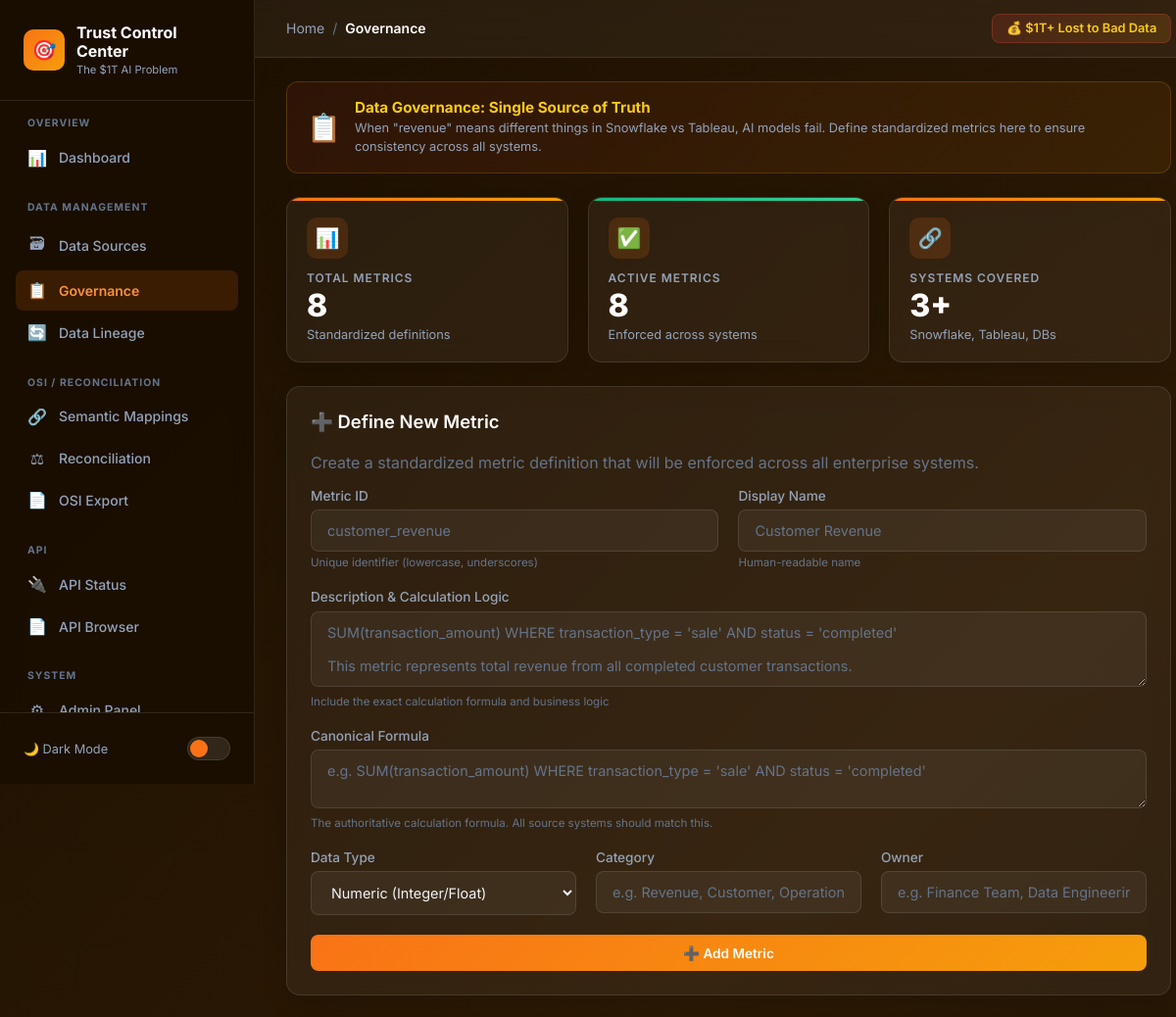
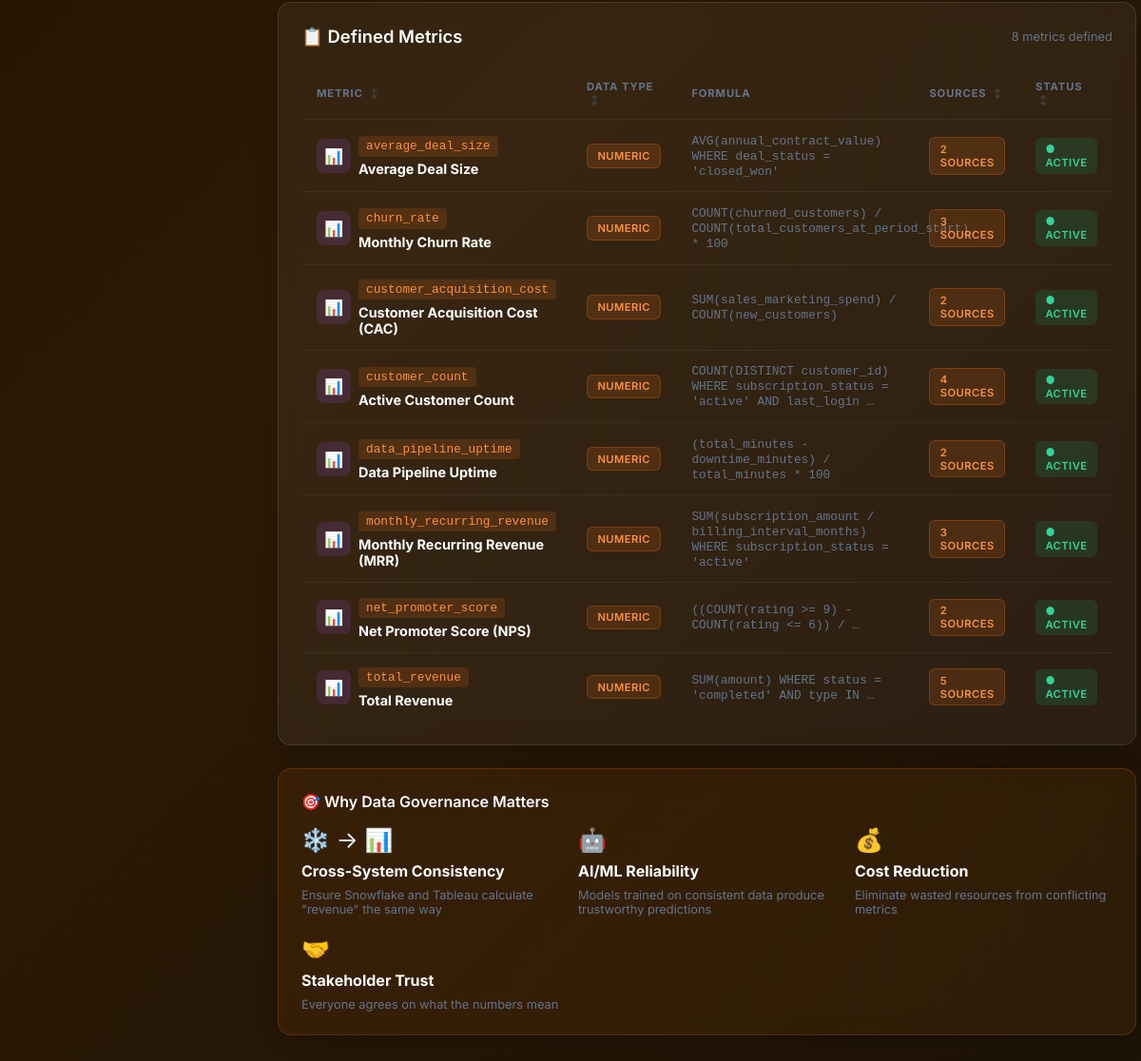
Page /governance/ on the committed database (2 pictures, top to bottom).
### core/models.py (models this page shows, shortened)
class GovernanceMetric(models.Model):
    name = models.CharField(max_length=200, unique=True)
    display_name = models.CharField(max_length=200)
    description = models.TextField()
    formula = models.TextField(blank=True, help_text='Canonical calculation formula (e.g. SUM(amount) WHERE status=completed)')
    data_type = models.CharField(max_length=50)
    category = models.CharField(max_length=100, blank=True)
    owner = models.CharField(max_length=200, blank=True)
    tags = models.JSONField(default=list, blank=True)
    is_active = models.BooleanField(default=True)
    created_at = models.DateTimeField(auto_now_add=True)
    updated_at = models.DateTimeField(auto_now=True)
    class Meta:
        ordering = ['name']

### core/views.py (the view, shortened to what this page needs)
# urls.py: path('governance/', views.governance_metrics, name='governance_metrics'),
def governance_metrics(request):
    metrics = GovernanceMetric.objects.filter(is_active=True).prefetch_related('semantic_definitions')
    for metric in metrics:
        metric.source_count = metric.semantic_definitions.count()
    context = {'metrics': metrics}
    return render(request, 'governance_metrics.html', context)

### templates/governance_metrics.html (shortened to what this page needs)
{% extends 'base.html' %}
{% block breadcrumb %}
<span class="separator">/</span>
<span class="current">Governance</span>
{% endblock %}
{% block content %}
<div class="problem-banner">
    <div class="icon">&#128203;</div>
    <div class="text">
        <h3>Data Governance: Single Source of Truth</h3>
        <p>When "revenue" means different things in Snowflake vs Tableau, AI models fail. Define standardized metrics here to ensure consistency across all systems.</p>
    </div>
</div>
<div class="stats-grid">
    <div class="stat-card">
        <div class="icon">&#128202;</div>
        <div class="label">Total Metrics</div>
        <div class="value">{{ metrics|length }}</div>
        <div class="subtitle">Standardized definitions</div>
    </div>
    <div class="stat-card success">
        <div class="icon">&#9989;</div>
        <div class="label">Active Metrics</div>
        <div class="value">{{ metrics|length }}</div>
        <div class="subtitle">Enforced across systems</div>
    </div>
    <div class="stat-card">
        <div class="icon">&#128279;</div>
        <div class="label">Systems Covered</div>
        <div class="value">3+</div>
        <div class="subtitle">Snowflake, Tableau, DBs</div>
    </div>
</div>
<div class="card">
    <div class="card-header">
        <h2>&#10133; Define New Metric</h2>
    </div>
    <p class="text-muted mb-2">
        Create a standardized metric definition that will be enforced across all enterprise systems.
    </p>
    <form method="post">
        <div class="grid-2">
            <div class="form-group">
                <label for="name">Metric ID</label>
                <input type="text" id="name" name="name" placeholder="customer_revenue" required>
                <p class="form-hint">Unique identifier (lowercase, underscores)</p>
            </div>
            <div class="form-group">
                <label for="display_name">Display Name</label>
                <input type="text" id="display_name" name="display_name" placeholder="Customer Revenue" required>
                <p class="form-hint">Human-readable name</p>
            </div>
        </div>
        <div class="form-group">
            <label for="description">Description & Calculation Logic</label>
            <textarea id="description" name="description" rows="3" placeholder="SUM(transaction_amount) WHERE transaction_type = 'sale' AND status = 'completed'&#10;&#10;This metric represents total revenue from all completed customer transactions."></textarea>
            <p class="form-hint">Include the exact calculation formula and business logic</p>
        </div>
        <div class="form-group">
            <label for="formula">Canonical Formula</label>
            <textarea id="formula" name="formula" rows="2" placeholder="e.g. SUM(transaction_amount) WHERE transaction_type = 'sale' AND status = 'completed'"></textarea>
            <p class="form-hint">The authoritative calculation formula. All source systems should match this.</p>
        </div>
        <div class="grid-3">
            <div class="form-group">
                <label for="data_type">Data Type</label>
                <select id="data_type" name="data_type">
                    <option value="numeric">Numeric (Integer/Float)</option>
                </select>
            </div>
            <div class="form-group">
                <label for="category">Category</label>
                <input type="text" id="category" name="category" placeholder="e.g. Revenue, Customer, Operations">
            </div>
            <div class="form-group">
                <label for="owner">Owner</label>
                <input type="text" id="owner" name="owner" placeholder="e.g. Finance Team, Data Engineering">
            </div>
        </div>
        <button type="submit" class="btn btn-block">&#10133; Add Metric</button>
    </form>
</div>
<div class="card">
    <div class="card-header">
        <h2>&#128203; Defined Metrics</h2>
        <span class="text-muted text-sm">{{ metrics|length }} metrics defined</span>
    </div>
    {% if metrics %}
    <div class="table-wrapper">
        <table data-sortable>
            <thead>
                <tr>
                    <th data-sort>Metric</th>
                    <th data-sort>Data Type</th>
                    <th>Formula</th>
                    <th data-sort>Sources</th>
                    <th data-sort>Status</th>
                </tr>
            </thead>
            <tbody>
                {% for metric in metrics %}
                <tr>
                    <td>
                        <div class="d-flex align-center gap-1">
                            <div class="system-icon database" style="width: 36px; height: 36px;">&#128202;</div>
                            <div>
                                <code style="background: rgba(249,115,22,0.15); color: var(--primary-light); padding: 0.2rem 0.5rem; border-radius: 4px; font-size: 0.8rem;">{{ metric.name }}</code>
                                <div class="fw-bold text-white mt-1" style="font-size: 0.9rem;">{{ metric.display_name }}</div>
                            </div>
                        </div>
                    </td>
                    <td>
                        <span class="badge badge-high">{{ metric.data_type }}</span>
                    </td>
                    <td class="text-sm text-muted" style="max-width: 250px;">
                        {% if metric.formula %}
                        <code>{{ metric.formula|truncatewords:8 }}</code>
                        {% else %}
                        <span class="badge badge-low">Not set</span>
                        {% endif %}
                    </td>
                    <td>
                        {% if metric.source_count %}
                        <span class="badge badge-high">{{ metric.source_count }} source{{ metric.source_count|pluralize }}</span>
                        {% else %}
                        <span class="text-muted text-sm">0</span>
                        {% endif %}
                    </td>
                    <td>
                        {% if metric.is_active %}
                        <span class="badge badge-success">&#9679; Active</span>
                        {% else %}
                        <span class="badge badge-danger">&#9675; Inactive</span>
                        {% endif %}
                    </td>
                </tr>
                {% endfor %}
            </tbody>
        </table>
    </div>
    {% else %}
    <div class="empty-state">
        <div class="empty-icon">&#128203;</div>
        <h3>No governance metrics defined yet</h3>
        <p>Add your first metric using the form above to establish data consistency across systems.</p>
    </div>
    {% endif %}
</div>
<div class="card info-card">
    <h3>&#127919; Why Data Governance Matters</h3>
    <div class="grid-4 mt-2">
        <div>
            <div style="font-size: 1.5rem; margin-bottom: 0.5rem;">&#10052;&#65039; &#8594; &#128202;</div>
            <div class="fw-bold text-white">Cross-System Consistency</div>
            <p class="text-muted text-sm mt-1">Ensure Snowflake and Tableau calculate "revenue" the same way</p>
        </div>
        <div>
            <div style="font-size: 1.5rem; margin-bottom: 0.5rem;">&#129302;</div>
            <div class="fw-bold text-white">AI/ML Reliability</div>
            <p class="text-muted text-sm mt-1">Models trained on consistent data produce trustworthy predictions</p>
        </div>
        <div>
            <div style="font-size: 1.5rem; margin-bottom: 0.5rem;">&#128176;</div>
            <div class="fw-bold text-white">Cost Reduction</div>
            <p class="text-muted text-sm mt-1">Eliminate wasted resources from conflicting metrics</p>
        </div>
        <div>
            <div style="font-size: 1.5rem; margin-bottom: 0.5rem;">&#129309;</div>
            <div class="fw-bold text-white">Stakeholder Trust</div>
            <p class="text-muted text-sm mt-1">Everyone agrees on what the numbers mean</p>
        </div>
    </div>
</div>
{% endblock %}

### rows in the picture
GovernanceMetric: name "average_deal_size", display_name "Average Deal Size", data_type "NUMERIC", formula "AVG(annual_contract_value) WHERE deal_status = 'closed_won'", source_count "2", is_active "● ACTIVE"
GovernanceMetric: name "churn_rate", display_name "Monthly Churn Rate", data_type "NUMERIC", formula "COUNT(churned_customers) / COUNT(total_customers_at_period_start) * 100", source_count "3", is_active "● ACTIVE"
GovernanceMetric: name "customer_acquisition_cost", display_name "Customer Acquisition Cost (CAC)", data_type "NUMERIC", formula "SUM(sales_marketing_spend) / COUNT(new_customers)", source_count "2", is_active "● ACTIVE"
GovernanceMetric: name "customer_count", display_name "Active Customer Count", data_type "NUMERIC", formula "COUNT(DISTINCT customer_id) WHERE subscription_status = 'active' AND last_login …", source_count "4", is_active "● ACTIVE"
GovernanceMetric: name "data_pipeline_uptime", display_name "Data Pipeline Uptime", data_type "NUMERIC", formula "(total_minutes - downtime_minutes) / total_minutes * 100", source_count "2", is_active "● ACTIVE"
GovernanceMetric: name "monthly_recurring_revenue", display_name "Monthly Recurring Revenue (MRR)", data_type "NUMERIC", formula "SUM(subscription_amount / billing_interval_months) WHERE subscription_status = 'active'", source_count "3", is_active "● ACTIVE"
GovernanceMetric: name "net_promoter_score", display_name "Net Promoter Score (NPS)", data_type "NUMERIC", formula "((COUNT(rating >= 9) - COUNT(rating <= 6)) / …", source_count "2", is_active "● ACTIVE"
GovernanceMetric: name "total_revenue", display_name "Total Revenue", data_type "NUMERIC", formula "SUM(amount) WHERE status = 'completed' AND type IN …", source_count "5", is_active "● ACTIVE"

### other values in the picture
{{ metrics|length }} "8"
